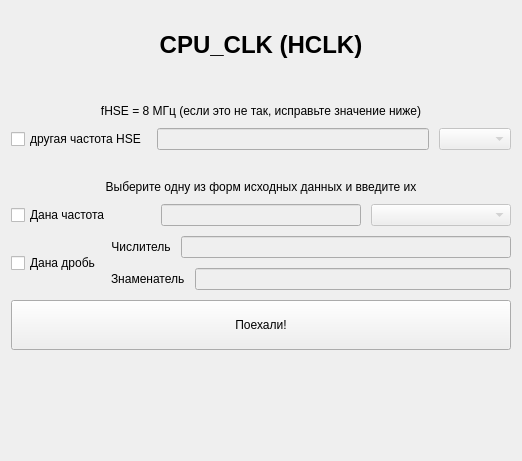
      <widget class="QWidget" name="tab_5">
       <attribute name="title">
        <string>CPU_CLK</string>
       </attribute>
       <layout class="QGridLayout" name="gridLayout_5">
        <item row="0" column="0">
         <layout class="QVBoxLayout" name="verticalLayout_13">
          <property name="spacing">
           <number>25</number>
          </property>
          <property name="topMargin">
           <number>20</number>
          </property>
          <item>
           <widget class="QLabel" name="label_18">
            <property name="sizePolicy">
             <sizepolicy hsizetype="Minimum" vsizetype="Preferred">
              <horstretch>0</horstretch>
              <verstretch>0</verstretch>
             </sizepolicy>
            </property>
            <property name="font">
             <font>
              <pointsize>18</pointsize>
              <weight>75</weight>
              <bold>true</bold>
             </font>
            </property>
            <property name="text">
             <string>CPU_CLK (HCLK)</string>
            </property>
            <property name="alignment">
             <set>Qt::AlignCenter</set>
            </property>
           </widget>
          </item>
          <item>
           <layout class="QVBoxLayout" name="verticalLayout_14">
            <property name="spacing">
             <number>10</number>
            </property>
            <property name="bottomMargin">
             <number>100</number>
            </property>
            <item>
             <spacer name="horizontalSpacer_8">
              <property name="orientation">
               <enum>Qt::Horizontal</enum>
              </property>
              <property name="sizeHint" stdset="0">
               <size>
                <width>40</width>
                <height>20</height>
               </size>
              </property>
             </spacer>
            </item>
            <item>
             <widget class="QLabel" name="label_5">
              <property name="text">
               <string>fHSE = 8 МГц (если это не так, исправьте значение ниже)</string>
              </property>
              <property name="alignment">
               <set>Qt::AlignCenter</set>
              </property>
             </widget>
            </item>
            <item>
             <layout class="QHBoxLayout" name="horizontalLayout_28">
              <property name="leftMargin">
               <number>0</number>
              </property>
              <property name="rightMargin">
               <number>0</number>
              </property>
              <property name="bottomMargin">
               <number>0</number>
              </property>
              <item>
               <widget class="QCheckBox" name="checkBox_8_nhse">
                <property name="maximumSize">
                 <size>
                  <width>150</width>
                  <height>16777215</height>
                 </size>
                </property>
                <property name="text">
                 <string>другая частота HSE</string>
                </property>
               </widget>
              </item>
              <item>
               <widget class="QLineEdit" name="lineEdit_8_nhse">
                <property name="enabled">
                 <bool>false</bool>
                </property>
                <property name="minimumSize">
                 <size>
                  <width>0</width>
                  <height>0</height>
                 </size>
                </property>
                <property name="maximumSize">
                 <size>
                  <width>300</width>
                  <height>16777215</height>
                 </size>
                </property>
                <property name="text">
                 <string/>
                </property>
                <property name="alignment">
                 <set>Qt::AlignCenter</set>
                </property>
                <property name="clearButtonEnabled">
                 <bool>true</bool>
                </property>
               </widget>
              </item>
              <item>
               <widget class="QComboBox" name="comboBox_8_nhse">
                <property name="enabled">
                 <bool>false</bool>
                </property>
               </widget>
              </item>
             </layout>
            </item>
            <item>
             <spacer name="horizontalSpacer_9">
              <property name="orientation">
               <enum>Qt::Horizontal</enum>
              </property>
              <property name="sizeHint" stdset="0">
               <size>
                <width>40</width>
                <height>20</height>
               </size>
              </property>
             </spacer>
            </item>
            <item>
             <widget class="QLabel" name="label_6">
              <property name="text">
               <string>Выберите одну из форм исходных данных и введите их</string>
              </property>
              <property name="alignment">
               <set>Qt::AlignCenter</set>
              </property>
             </widget>
            </item>
            <item>
             <layout class="QHBoxLayout" name="horizontalLayout_29">
              <property name="leftMargin">
               <number>0</number>
              </property>
              <property name="rightMargin">
               <number>0</number>
              </property>
              <property name="bottomMargin">
               <number>0</number>
              </property>
              <item>
               <widget class="QCheckBox" name="checkBox_8_freq">
                <property name="text">
                 <string>Дана частота</string>
                </property>
               </widget>
              </item>
              <item>
               <widget class="QLineEdit" name="lineEdit_8_freq">
                <property name="enabled">
                 <bool>false</bool>
                </property>
                <property name="maximumSize">
                 <size>
                  <width>200</width>
                  <height>16777215</height>
                 </size>
                </property>
                <property name="alignment">
                 <set>Qt::AlignCenter</set>
                </property>
               </widget>
              </item>
              <item>
               <widget class="QComboBox" name="comboBox_8_freq_unit">
                <property name="enabled">
                 <bool>false</bool>
                </property>
               </widget>
              </item>
             </layout>
            </item>
            <item>
             <layout class="QHBoxLayout" name="horizontalLayout_30">
              <property name="leftMargin">
               <number>0</number>
              </property>
              <property name="rightMargin">
               <number>0</number>
              </property>
              <property name="bottomMargin">
               <number>0</number>
              </property>
              <item>
               <widget class="QCheckBox" name="checkBox_8_main">
                <property name="text">
                 <string>Дана дробь</string>
                </property>
               </widget>
              </item>
              <item>
               <layout class="QVBoxLayout" name="verticalLayout_3" stretch="0,0">
                <property name="bottomMargin">
                 <number>0</number>
                </property>
                <item>
                 <layout class="QHBoxLayout" name="horizontalLayout_8">
                  <property name="bottomMargin">
                   <number>0</number>
                  </property>
                  <item>
                   <widget class="QLabel" name="label_13">
                    <property name="maximumSize">
                     <size>
                      <width>100</width>
                      <height>16777215</height>
                     </size>
                    </property>
                    <property name="text">
                     <string>Числитель</string>
                    </property>
                    <property name="alignment">
                     <set>Qt::AlignCenter</set>
                    </property>
                   </widget>
                  </item>
                  <item>
                   <widget class="QLineEdit" name="lineEdit_8_num">
                    <property name="enabled">
                     <bool>false</bool>
                    </property>
                    <property name="maximumSize">
                     <size>
                      <width>400</width>
                      <height>16777215</height>
                     </size>
                    </property>
                    <property name="alignment">
                     <set>Qt::AlignCenter</set>
                    </property>
                   </widget>
                  </item>
                 </layout>
                </item>
                <item>
                 <layout class="QHBoxLayout" name="horizontalLayout_10">
                  <property name="bottomMargin">
                   <number>0</number>
                  </property>
                  <item>
                   <widget class="QLabel" name="label_14">
                    <property name="maximumSize">
                     <size>
                      <width>100</width>
                      <height>16777215</height>
                     </size>
                    </property>
                    <property name="text">
                     <string>Знаменатель</string>
                    </property>
                   </widget>
                  </item>
                  <item>
                   <widget class="QLineEdit" name="lineEdit_8_denum">
                    <property name="enabled">
                     <bool>false</bool>
                    </property>
                    <property name="maximumSize">
                     <size>
                      <width>400</width>
                      <height>16777215</height>
                     </size>
                    </property>
                    <property name="alignment">
                     <set>Qt::AlignCenter</set>
                    </property>
                   </widget>
                  </item>
                 </layout>
                </item>
               </layout>
              </item>
             </layout>
            </item>
            <item alignment="Qt::AlignHCenter">
             <widget class="QPushButton" name="submitButton_8">
              <property name="sizePolicy">
               <sizepolicy hsizetype="Minimum" vsizetype="Fixed">
                <horstretch>0</horstretch>
                <verstretch>0</verstretch>
               </sizepolicy>
              </property>
              <property name="minimumSize">
               <size>
                <width>500</width>
                <height>50</height>
               </size>
              </property>
              <property name="maximumSize">
               <size>
                <width>1000</width>
                <height>16777215</height>
               </size>
              </property>
              <property name="styleSheet">
               <string notr="true"/>
              </property>
              <property name="text">
               <string>Поехали!</string>
              </property>
             </widget>
            </item>
           </layout>
          </item>
         </layout>
        </item>
       </layout>
      </widget>
